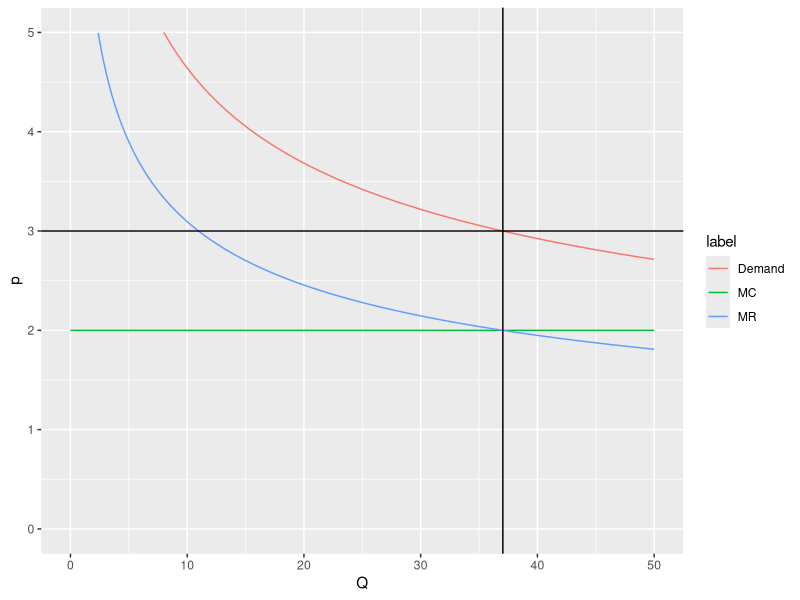
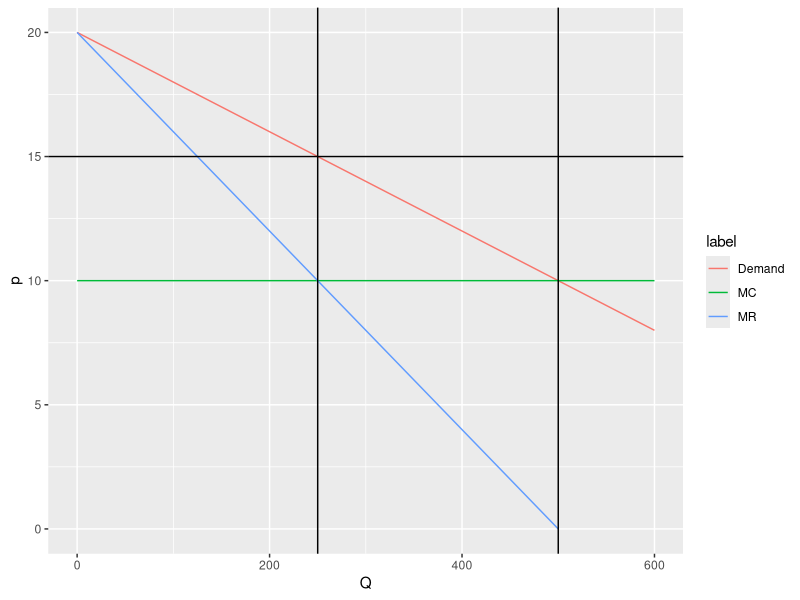

The R source for these figures, in order:
## ---- chunk 1
library(tidyverse)
## ---- chunk 2
Q <- seq(0, 50, 0.01)
demand <- (Q / 1000) ^ (-1 / 3)
mc <- rep(2, length(Q))
mr <- (2 / 3) * (Q / 1000) ^ (-1 / 3)

data <- data.frame(Q = Q, p = demand, label = rep("Demand", length(Q)))
data <- data %>%
  rbind(data.frame(Q = Q, p = mc, label = rep("MC", length(Q))))
data <- data %>%
  rbind(data.frame(Q = Q, p = mr, label = rep("MR", length(Q))))


data %>%
  ggplot(aes(x = Q, y = p, color = label)) +
  geom_line() +
  geom_vline(xintercept = 37.04) +
  geom_hline(yintercept = 3) + 
  ylim(0, 5)
## ---- chunk 3
Q <- seq(0, 600, 0.1)
demand <- (1000 - Q) / 50
mc <- rep(10, length(Q))
mr <- (1000 - 2 * Q) / 50

data <- data.frame(Q = Q, p = demand, label = rep("Demand", length(Q)))
data <- data %>%
  rbind(data.frame(Q = Q, p = mc, label = rep("MC", length(Q))))
data <- data %>%
  rbind(data.frame(Q = Q, p = mr, label = rep("MR", length(Q))))


data %>%
  ggplot(aes(x = Q, y = p, color = label)) +
  geom_line() +
  geom_vline(xintercept = 500) +
  geom_vline(xintercept = 250) +
  geom_hline(yintercept = 15) + 
  ylim(0, 20)
